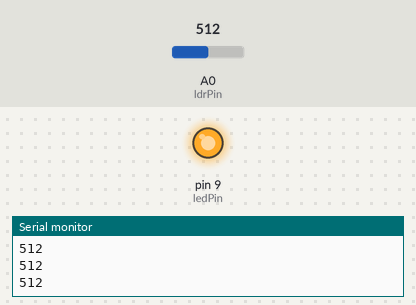
The sketch below on a simulated Arduino Uno, built with avr-gcc and run on an emulated ATmega328P. Parts: output pins drawn as LEDs (lit = HIGH), the last lines printed to the serial monitor. The test bench sets the inputs (shaded band); at power-on: A0 (ldrPin) = 512.

Above: at 1.2 s.
1.3 s: A0 (ldrPin) set to 488
At 2.4 s:
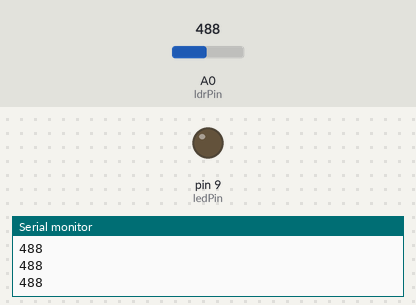
2.8 s: A0 (ldrPin) set to 510
At 3.7 s:
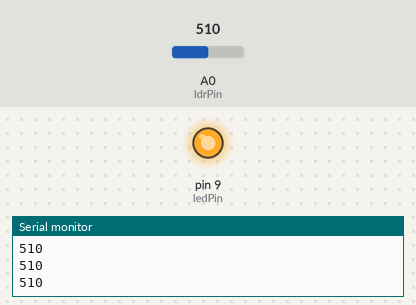
4.3 s: A0 (ldrPin) set to 490
At 5.0 s:
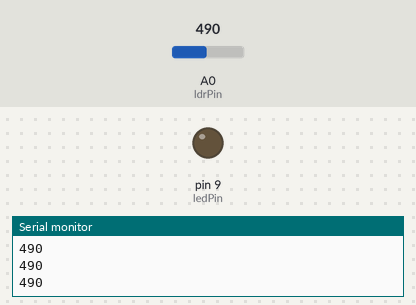
Timing chart, 0 to 7.3 s (numbered marks = the images above; inputs shaded):
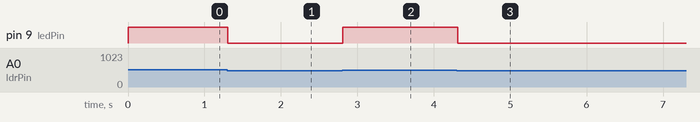

Measured:
- the behaviour switches between 500 and 499 on A0 (ldrPin) (found by bisection; images 0 and 1)
- after the input at 1.3 s, pin 9 (ledPin): HIGH → LOW at once
- after the input at 2.8 s, pin 9 (ledPin): LOW → HIGH at once
- after the input at 4.3 s, pin 9 (ledPin): HIGH → LOW at once

The sketch:

06.sensor.luminosidade.ino
```cpp
int ledPin = 9; // o pin que o led está conectado
int ldrPin = A0; // o pin analógico que o sensor ldr está conectado
int ldrValue = 0;

// rotina que é executada ao pressionar reset
void setup() {
  Serial.begin(9600); // inicia a comunicação serial
  pinMode(ledPin, OUTPUT); // define a porta 9 como saída
  pinMode(ldrPin, INPUT); // define a porta A0 como entrada
}

// rotina que é executada o tempo todo
void loop() {
  // lê o valor do sensor ldr
  ldrValue = analogRead(ldrPin);

  // se o valor lido for maior que 500, então acende o led
  if (ldrValue >= 500) {
    digitalWrite(ledPin, HIGH); // acende o led
  } else {
    digitalWrite(ledPin, LOW); // acende o led
  }

  Serial.println(ldrValue);

  // espera por 100 milisegundos
  delay(100);
}
```
